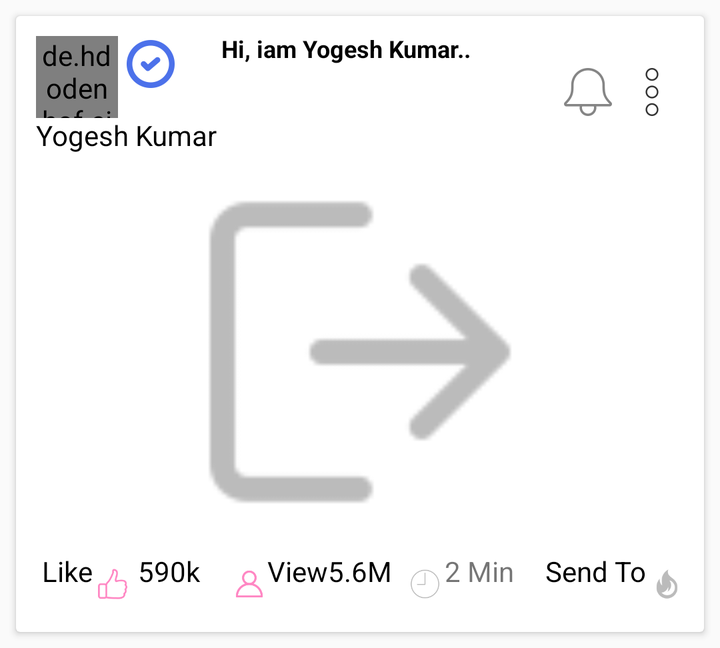
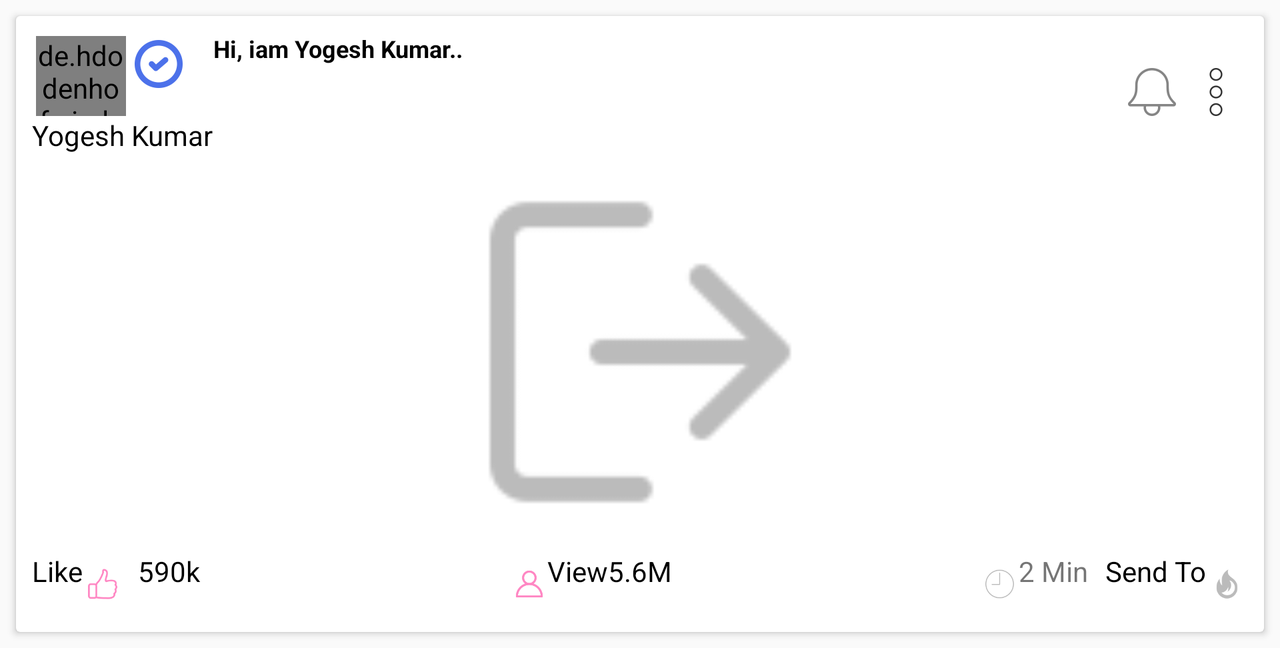

An Android layout and its configuration variant, each rendered on a device that would load it. The default file and the variant file are quoted in full after the pictures.
<!-- AndroidManifest.xml: application theme AppTheme -->
<!-- res/layout/layout_bottom_feeds.xml -->
<?xml version="1.0" encoding="utf-8"?>
<android.support.v7.widget.CardView
    xmlns:android="http://schemas.android.com/apk/res/android"
    xmlns:tools="http://schemas.android.com/tools"
    xmlns:app="http://schemas.android.com/apk/res-auto"


    android:layout_width="match_parent"
    android:layout_height="wrap_content"
    android:layout_margin="8dp">

    <RelativeLayout
        android:layout_width="match_parent"
        android:layout_height="wrap_content"
        android:layout_margin="8dp">


        <RelativeLayout

            android:id="@+id/textandim"
            android:layout_width="match_parent"
            android:layout_height="60dp"
            android:layout_alignParentStart="true"
            android:layout_alignParentTop="true">

            <de.hdodenhof.circleimageview.CircleImageView
                android:id="@+id/imageView"
                android:layout_width="41dp"
                android:layout_height="41dp"
                android:layout_marginBottom="2dp"
                android:layout_marginEnd="2dp"
                android:layout_marginLeft="2dp"
                android:layout_marginRight="2dp"
                android:layout_marginStart="2dp"
                android:layout_marginTop="2dp"
                android:src="@drawable/man"
                app:civ_border_color="#FF000000"
                app:civ_border_width="2dp" />


            <ImageView
                android:id="@+id/imageView3"
                android:layout_width="wrap_content"
                android:layout_height="wrap_content"
                android:layout_centerVertical="true"
                android:layout_toStartOf="@+id/imageView6"
                android:src="@drawable/ic_bell" />

            <TextView
                android:id="@+id/textView2"
                android:layout_width="wrap_content"
                android:layout_height="36dp"
                android:layout_alignParentTop="true"
                android:layout_toEndOf="@+id/textView3"
                android:text="Hi, iam Yogesh Kumar.."
                android:textColor="@color/colorAccent"
                android:textSize="12sp"
                android:textStyle="bold" />

            <TextView
                android:id="@+id/textView3"
                android:layout_width="wrap_content"
                android:layout_height="18dp"
                android:layout_alignParentBottom="true"
                android:layout_alignParentStart="true"
                android:layout_marginBottom="0dp"
                android:layout_marginLeft="2dp"
                android:layout_marginRight="2dp"
                android:text="Yogesh Kumar"
                android:textColor="@color/colorAccent" />

            <ImageView
                android:id="@+id/imageView5"
                android:layout_width="wrap_content"
                android:layout_height="wrap_content"
                android:layout_alignParentTop="true"
                android:layout_marginStart="-2dp"
                android:layout_toEndOf="@+id/imageView"
                app:srcCompat="@drawable/ic_check" />

            <ImageView
                android:id="@+id/imageView6"
                android:layout_width="wrap_content"
                android:layout_height="wrap_content"
                android:layout_alignParentEnd="true"
                android:layout_centerVertical="true"
                android:layout_marginRight="2dp"
                app:srcCompat="@drawable/ic_more" />


        </RelativeLayout>

        <ImageView
            android:id="@+id/imageView7"
            android:layout_width="match_parent"
            android:layout_height="200dp"
            android:layout_below="@+id/textandim"
            app:srcCompat="@drawable/ic_logout" />

        <RelativeLayout
            android:layout_width="match_parent"
            android:layout_height="wrap_content"
            android:layout_below="@+id/imageView7">

            <TextView
                android:id="@+id/textView32"
                android:layout_width="wrap_content"
                android:layout_height="wrap_content"
                android:layout_alignParentStart="true"
                android:layout_alignParentTop="true"
                android:layout_marginLeft="5dp"
                android:text="Like"
                android:textColor="@color/colorAccent" />

            <ImageView
                android:id="@+id/imageView52"
                android:layout_width="20dp"
                android:layout_height="wrap_content"
                android:layout_alignParentTop="true"
                android:layout_toEndOf="@+id/textView32"
                app:srcCompat="@drawable/ic_like" />

            <TextView
                android:id="@+id/textView4"
                android:layout_width="36dp"
                android:layout_height="18dp"
                android:layout_alignParentStart="true"
                android:layout_alignParentTop="true"
                android:layout_marginStart="53dp"
                android:text="590k"
                android:textColor="@color/colorAccent" />


            <ImageView
                android:id="@+id/imageView32"
                android:layout_width="18dp"
                android:layout_height="wrap_content"
                android:layout_alignParentTop="true"
                android:layout_toStartOf="@+id/textView22"
                android:src="@drawable/ic_followers" />

            <TextView
                android:id="@+id/textView22"
                android:layout_width="wrap_content"
                android:layout_height="18dp"
                android:layout_alignParentTop="true"
                android:layout_toStartOf="@+id/textView5"
                android:text="View"
                android:textColor="@color/colorAccent"
                android:textSize="14dp" />


            <TextView
                android:id="@+id/textView5"
                android:layout_width="wrap_content"
                android:layout_height="18dp"
                android:layout_alignParentTop="true"
                android:layout_centerHorizontal="true"
                android:text="5.6M"
                android:textColor="@android:color/background_dark"
                android:textSize="14dp" />

            <ImageView
                android:id="@+id/imageView8"
                android:layout_width="19dp"
                android:layout_height="wrap_content"
                android:layout_alignParentEnd="true"
                android:layout_alignParentTop="true"
                android:layout_marginEnd="122dp"
                app:srcCompat="@drawable/ic_time" />

            <TextView
                android:id="@+id/textView6"
                android:layout_width="wrap_content"
                android:layout_height="wrap_content"
                android:layout_alignParentTop="true"
                android:layout_marginStart="-122dp"
                android:layout_toEndOf="@+id/imageView8"
                android:text="2 Min" />

            <TextView
                android:id="@+id/textView7"
                android:layout_width="wrap_content"
                android:layout_height="wrap_content"
                android:layout_alignParentTop="true"
                android:layout_toStartOf="@+id/imageView10"
                android:text="Send To"
                android:textColor="@android:color/background_dark" />

            <ImageView
                android:id="@+id/imageView10"
                android:layout_width="21dp"
                android:layout_height="wrap_content"
                android:layout_alignParentEnd="true"
                android:layout_alignParentTop="true"
                app:srcCompat="@drawable/ic_trend2" />

        </RelativeLayout>


    </RelativeLayout>


</android.support.v7.widget.CardView>
<!-- resources referenced by this layout -->
<resources>
  <color name="colorAccent">#000000</color>
  <!-- drawable ic_bell: png bitmap (drawable-hdpi, 772 bytes) -->
  <!-- drawable ic_check: png bitmap (drawable-hdpi, 782 bytes) -->
  <!-- drawable ic_followers: png bitmap (drawable-hdpi, 838 bytes) -->
  <!-- drawable ic_like: png bitmap (drawable-hdpi, 935 bytes) -->
  <!-- drawable ic_logout: png bitmap (drawable-hdpi, 427 bytes) -->
  <!-- drawable ic_more: png bitmap (drawable-mdpi, 231 bytes) -->
  <!-- drawable ic_time: png bitmap (drawable-hdpi, 601 bytes) -->
  <!-- drawable ic_trend2: png bitmap (drawable-hdpi, 793 bytes) -->
  <style name="AppTheme" parent="Theme.AppCompat.Light.NoActionBar">
          
          <item name="colorPrimary">@color/colorPrimary</item>
          <item name="colorPrimaryDark">@color/colorPrimaryDark</item>
          <item name="colorAccent">@color/colorAccent</item>
      </style>
  <color name="colorPrimary">#ffffff</color>
  <color name="colorPrimaryDark">#303F9F</color>
</resources>
<!-- res/layout-land/layout_bottom_feeds.xml (the repository's variant of the layout above) -->
<!-- drawn on the phone turned sideways -->
<?xml version="1.0" encoding="utf-8"?>
<android.support.v7.widget.CardView
    xmlns:android="http://schemas.android.com/apk/res/android"
    xmlns:tools="http://schemas.android.com/tools"
    xmlns:app="http://schemas.android.com/apk/res-auto"


    android:layout_width="match_parent"
    android:layout_height="wrap_content"
    android:layout_margin="8dp">

    <RelativeLayout
        android:layout_width="match_parent"
        android:layout_height="wrap_content"
        android:layout_margin="8dp">


        <RelativeLayout

            android:id="@+id/textandim"
            android:layout_width="match_parent"
            android:layout_height="60dp"
            android:layout_alignParentStart="true"
            android:layout_alignParentTop="true">

            <de.hdodenhof.circleimageview.CircleImageView
                android:id="@+id/imageView"
                android:layout_width="45dp"
                android:layout_height="40dp"
                android:layout_marginBottom="2dp"
                android:layout_marginEnd="2dp"
                android:layout_marginLeft="2dp"
                android:layout_marginRight="2dp"
                android:layout_marginStart="2dp"
                android:layout_marginTop="2dp"
                android:src="@drawable/man"
                app:civ_border_color="#FF000000"
                app:civ_border_width="2dp" />


            <ImageView
                android:id="@+id/imageView3"
                android:layout_width="wrap_content"
                android:layout_height="wrap_content"
                android:layout_centerVertical="true"
                android:layout_toStartOf="@+id/imageView6"
                android:src="@drawable/ic_bell" />

            <TextView
                android:id="@+id/textView2"
                android:layout_width="wrap_content"
                android:layout_height="36dp"
                android:layout_alignParentTop="true"
                android:layout_toEndOf="@+id/textView3"
                android:text="Hi, iam Yogesh Kumar.."
                android:textColor="@color/colorAccent"
                android:textSize="12sp"
                android:textStyle="bold" />

            <TextView
                android:id="@+id/textView3"
                android:layout_width="wrap_content"
                android:layout_height="18dp"
                android:layout_alignParentBottom="true"
                android:layout_alignParentStart="true"
                android:layout_marginBottom="0dp"
                android:text="Yogesh Kumar"
                android:textColor="@color/colorAccent" />

            <ImageView
                android:id="@+id/imageView5"
                android:layout_width="wrap_content"
                android:layout_height="wrap_content"
                android:layout_alignParentTop="true"
                android:layout_marginStart="-2dp"
                android:layout_toEndOf="@+id/imageView"
                app:srcCompat="@drawable/ic_check" />

            <ImageView
                android:id="@+id/imageView6"
                android:layout_width="wrap_content"
                android:layout_height="wrap_content"
                android:layout_alignParentEnd="true"
                android:layout_centerVertical="true"
                app:srcCompat="@drawable/ic_more" />


        </RelativeLayout>

        <ImageView
            android:id="@+id/imageView7"
            android:layout_width="match_parent"
            android:layout_height="200dp"
            android:layout_below="@+id/textandim"
            app:srcCompat="@drawable/ic_logout" />

        <RelativeLayout
            android:layout_width="match_parent"
            android:layout_height="wrap_content"
            android:layout_below="@+id/imageView7">

            <TextView
                android:id="@+id/textView32"
                android:layout_width="wrap_content"
                android:layout_height="wrap_content"
                android:layout_alignParentStart="true"
                android:layout_alignParentTop="true"
                android:text="Like"
                android:textColor="@color/colorAccent" />

            <ImageView
                android:id="@+id/imageView52"
                android:layout_width="20dp"
                android:layout_height="wrap_content"
                android:layout_alignParentTop="true"
                android:layout_toEndOf="@+id/textView32"
                app:srcCompat="@drawable/ic_like" />

            <TextView
                android:id="@+id/textView4"
                android:layout_width="36dp"
                android:layout_height="18dp"
                android:layout_alignParentStart="true"
                android:layout_alignParentTop="true"
                android:layout_marginStart="53dp"
                android:text="590k"
                android:textColor="@color/colorAccent" />


            <ImageView
                android:id="@+id/imageView32"
                android:layout_width="18dp"
                android:layout_height="wrap_content"
                android:layout_alignParentTop="true"
                android:layout_toStartOf="@+id/textView22"
                android:src="@drawable/ic_followers" />

            <TextView
                android:id="@+id/textView22"
                android:layout_width="wrap_content"
                android:layout_height="18dp"
                android:layout_alignParentTop="true"
                android:layout_toStartOf="@+id/textView5"
                android:text="View"
                android:textColor="@color/colorAccent"
                android:textSize="14dp" />


            <TextView
                android:id="@+id/textView5"
                android:layout_width="wrap_content"
                android:layout_height="18dp"
                android:layout_alignParentTop="true"
                android:layout_centerHorizontal="true"
                android:text="5.6M"
                android:textColor="@android:color/background_dark"
                android:textSize="14dp" />

            <ImageView
                android:id="@+id/imageView8"
                android:layout_width="19dp"
                android:layout_height="wrap_content"
                android:layout_alignParentTop="true"
                android:layout_toStartOf="@+id/textView6"
                app:srcCompat="@drawable/ic_time" />

            <TextView
                android:id="@+id/textView6"
                android:layout_width="wrap_content"
                android:layout_height="wrap_content"
                android:layout_alignParentEnd="true"
                android:layout_alignParentTop="true"
                android:layout_marginEnd="80dp"
                android:text="2 Min" />

            <TextView
                android:id="@+id/textView7"
                android:layout_width="wrap_content"
                android:layout_height="wrap_content"
                android:layout_alignParentTop="true"
                android:layout_toStartOf="@+id/imageView10"
                android:text="Send To"
                android:textColor="@android:color/background_dark" />

            <ImageView
                android:id="@+id/imageView10"
                android:layout_width="21dp"
                android:layout_height="wrap_content"
                android:layout_alignParentEnd="true"
                android:layout_alignParentTop="true"
                app:srcCompat="@drawable/ic_trend2" />

        </RelativeLayout>


    </RelativeLayout>


</android.support.v7.widget.CardView>
